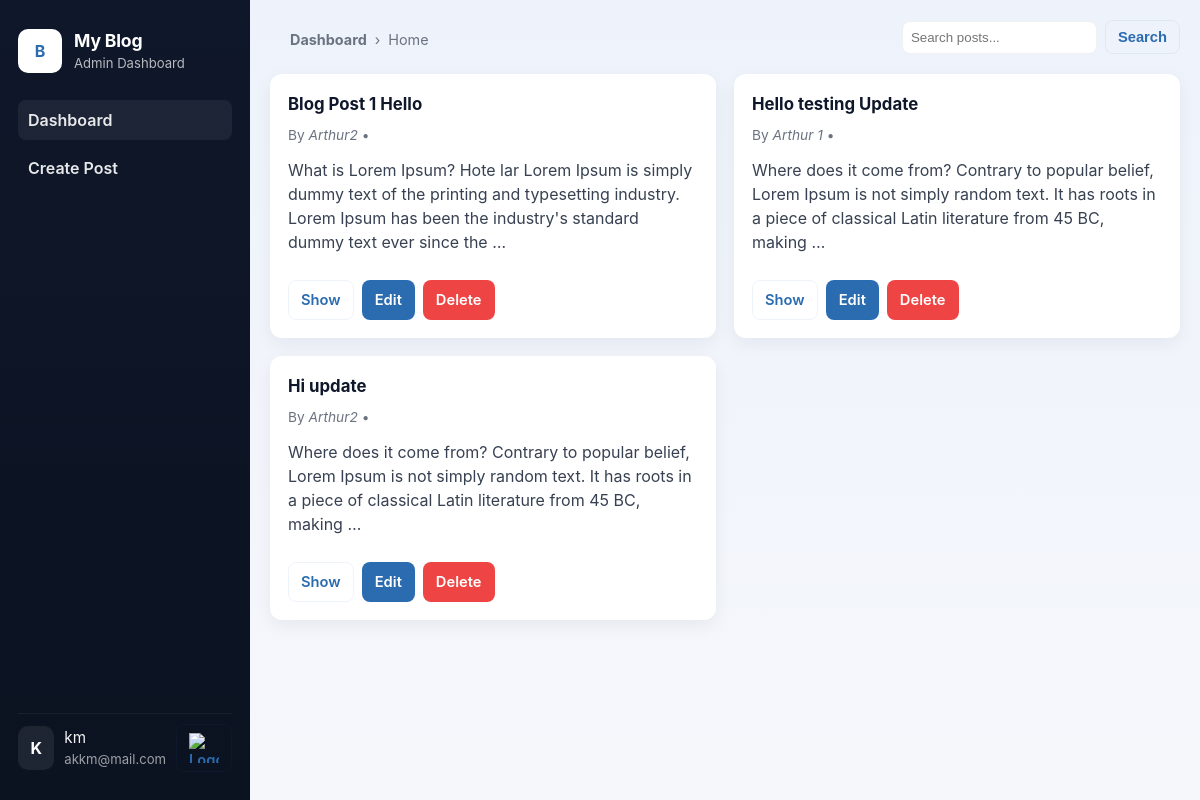
The app's page / (signed in) with its own data.
### blog/models.py (models this page shows, shortened)
class Post(models.Model):
    title = models.CharField(max_length=200)
    content = models.TextField()
    author = models.ForeignKey('Author', on_delete=models.CASCADE)
    created_at = models.DateTimeField(auto_now_add=True)
    updated_at = models.DateTimeField(auto_now=True)

class Author(models.Model):
    name = models.CharField(max_length=100)
    user = models.ForeignKey(AUTH_USER_MODEL, on_delete=models.CASCADE)
    address = models.CharField(max_length=250, blank=True)
    dob = models.DateField(null=True, blank=True)
    created_at = models.DateTimeField(auto_now_add=True)
    updated_at = models.DateTimeField(auto_now=True)
    def __str__(self):
        return self.name

### blog/views/post_view.py (the view)
# urls.py: path('', post_view.home, name='blog-home'),
@login_required(login_url='/login/')
def home(request):
    title = 'Home'
    posts = Post.objects.all()
    for post in posts:
        post.author_name = Author.objects.get(id=post.author_id).name
    data = {
        'posts': posts,
        'title': title
    }
    return render(request, 'blog/home.html',data)

### blog/templates/blog/home.html (shortened to what this page needs)
{% extends "blog/base.html" %}
{% block content %}
    <main class="main">
        <div class="topbar" role="navigation" aria-label="Top navigation">
            <div class="topbar-left" style="display:flex;align-items:center;gap:12px">
                <a href="/blog" style="display:flex;align-items:center;gap:12px;text-decoration:none;color:inherit">
                    <div style="display:flex;flex-direction:column;line-height:1">
                        <nav aria-label="Breadcrumb">
                            <ol style="list-style:none;padding:0;margin:6px 0 0;display:flex;gap:8px;color:var(--muted);font-size:0.9rem">
                                <li><a href="/blog" style="color:var(--muted);text-decoration:none"><b>Dashboard</b></a></li>
                                {% if title %}<li aria-hidden="true">›</li><li style="color:var(--muted)">{{ title }}</li>{% endif %}
                            </ol>
                        </nav>
                    </div>
                </a>
            </div>
            <div class="top-actions" style="display:flex;align-items:center;gap:12px">
                <form action="/blog/search/" method="get" style="display:flex;align-items:center;gap:8px">
                    <input name="q" placeholder="Search posts..." style="padding:8px;border-radius:8px;border:1px solid rgba(15,23,42,0.06)" />
                    <button class="btn btn-ghost" type="submit">Search</button>
                </form>
            </div>
        </div>
        <section class="post-list" aria-live="polite">
            {% for post in posts %}
            <article class="post-card">
                <h2 class="post-title">
                    {{ post.title }}
                </h2>
                <div class="meta">
                    By <em>{{ post.author }}</em> • <time>{{ post.date_posted|date:"F j, Y, h:i A" }}</time>
                </div>
                <div class="excerpt">
                    {{ post.content|truncatewords:30 }}
                </div>
                <div style="display:flex;gap:8px;margin-top:12px">
                    <a class="btn btn-ghost" href="/blog/{{ post.id }}/show">Show</a>
                    <a class="btn btn-primary" href="/blog/{{ post.id }}/edit">Edit</a>
                    <a class="btn btn-danger" href="/blog/{{ post.id }}/delete" onclick="return confirm('Are you sure you want to delete this post?');">Delete</a>
                </div>
            </article>
            {% empty %}
            <div style="padding:24px;background:var(--card);border-radius:var(--radius);text-align:center;color:var(--muted);">
                No posts yet.
            </div>
            {% endfor %}
        </section>
    </main>
{% endblock %}

### blog/templates/blog/base.html (shortened to what this page needs)
<!DOCTYPE html>
{% load static %}
<html lang="en">
<head>
    <link rel="stylesheet" href="{% static 'blog/css/style.css' %}">
</head>
<body>
    <aside class="sidebar" aria-label="Sidebar">
        <div class="brand">
            <div style="width:44px;height:44px;border-radius:10px;background:white;color:var(--accent);display:flex;align-items:center;justify-content:center;font-weight:700">B</div>
            <div>
                <h2 style="margin:0;color:white">My Blog</h2>
                <div style="font-size:0.82rem;color:rgba(255,255,255,0.7)">Admin Dashboard</div>
            </div>
        </div>
        <nav class="nav">
            <a href="{{ home_url }}" class="active">Dashboard</a>
            <a href="/blog/create">Create Post</a>
        </nav>
        <div class="profile">
            <div class="avatar">{{ user.username|first|upper }}</div>
            <div>
                <div class="name">{{ user.get_full_name|default:user.username }}</div>
                <div class="email">{{ user.email }}</div>
            </div>
            <div>
                {% url 'logout' as logout_url %}
                {% if logout_url %}
                <a href="{{ logout_url }}" class="btn btn-ghost">
                    <img src="{% static 'blog/icons/logout.png' %}" alt="Logout" style="width:30px;height:30px"/>
                </a>
                {% else %}
                <a href="/logout/" class="btn btn-ghost">
                    <img src="{% static 'blog/icons/logout.png' %}" alt="Logout" style="width:30px;height:30px"/>
                </a>
                {% endif %}
            </div>
        </div>
    </aside>
    {% block content %}
    {% endblock %}
</body>
</html>

### static/blog/css/style.css (style rules this page uses)
:root { --bg:#f5f7fb; --card:#ffffff; --accent:#2b6cb0; --muted:#6b7280; --radius:12px; --sidebar:#0f172a; --sidebar-contrast:#0b1220; }
* { box-sizing:border-box }
body { margin:0; font-family:Inter,system-ui,Segoe UI,Roboto,Arial; background:linear-gradient(180deg,#eef3fb 0%,var(--bg) 100%); color:#0f172a; -webkit-font-smoothing:antialiased; line-height:1.5; min-height:100vh; display:flex; }
.sidebar { width:250px; background:linear-gradient(180deg,var(--sidebar) 0%,var(--sidebar-contrast) 100%); color:white; padding:28px 18px; display:flex; flex-direction:column; gap:18px; min-height:100vh; position:sticky; top:0; }
.brand { display:flex; align-items:center; gap:12px; }
.brand h2 { margin:0; font-size:1.1rem; letter-spacing:-0.01em; }
.sidebar .nav { margin-top:8px; display:flex; flex-direction:column; gap:8px; }
.nav a { color:rgba(255,255,255,0.9); text-decoration:none; padding:8px 10px; border-radius:8px; font-weight:600; display:inline-flex; gap:8px; align-items:center; }
.nav a.active { background:rgba(255,255,255,0.06) }
.main { flex:1; padding:20px; max-width:1200px; margin:0 auto; width:100%; }
.topbar { display:flex; align-items:center; justify-content:space-between; gap:12px; margin-bottom:20px; }
.topbar-left { display:flex; align-items:center; gap:12px; }
.top-actions { display:flex; gap:8px; align-items:center }
.post-list { display:grid; grid-template-columns:repeat(auto-fill,minmax(320px,1fr)); gap:18px; }
.post-card { background:var(--card); border-radius:var(--radius); padding:18px; box-shadow:0 6px 18px rgba(17,24,39,0.06); display:flex; flex-direction:column; transition:transform .18s ease,box-shadow .18s ease; }
.post-title { margin:0 0 8px 0; font-size:1.05rem; color:#0f172a }
.meta { font-size:0.86rem; color:var(--muted); margin-bottom:12px }
.excerpt { color:#374151; line-height:1.5; flex:1; margin-bottom:14px; overflow:hidden }
.btn { display:inline-flex; align-items:center; gap:8px; padding:8px 12px; border-radius:8px; text-decoration:none; font-weight:600; font-size:0.92rem; border:1px solid transparent; transition:background .15s ease,transform .12s ease; cursor:pointer; }
.btn-primary { background:var(--accent); color:white; border-color:rgba(43,108,176,0.12) }
.btn-ghost { background:transparent; color:var(--accent); border:1px solid rgba(43,108,176,0.08) }
.btn-danger { background:#ef4444; color:white }
.profile { margin-top:auto; padding-top:10px; border-top:1px solid rgba(255,255,255,0.06); display:flex; gap:10px; align-items:center; }
.avatar { width:44px; height:44px; background:rgba(255,255,255,0.08); border-radius:10px; display:inline-flex; align-items:center; justify-content:center; font-weight:700; color:white; }
.profile .name { font-size:0.95rem; color:rgba(255,255,255,0.95) }
.profile .email { font-size:0.82rem; color:rgba(255,255,255,0.6) }

### records on screen
Post: title "Blog Post 1 Hello", author "Arthur2", content "What is Lorem Ipsum? Hote lar Lorem Ipsum is simply dummy text of the printing and typesetting industry. Lorem Ipsum has been the industry's standard dummy text ever since the …"
Post: title "Hello testing Update", author "Arthur 1", content "Where does it come from? Contrary to popular belief, Lorem Ipsum is not simply random text. It has roots in a piece of classical Latin literature from 45 BC, making …"
Post: title "Hi update", author "Arthur2", content "Where does it come from? Contrary to popular belief, Lorem Ipsum is not simply random text. It has roots in a piece of classical Latin literature from 45 BC, making …"

### other values on screen
{{ user.username|first|upper }} "K"
{{ user.get_full_name|default:user.username }} "km"
{{ user.email }} "akkm@mail.com"
{{ title }} "Home"
